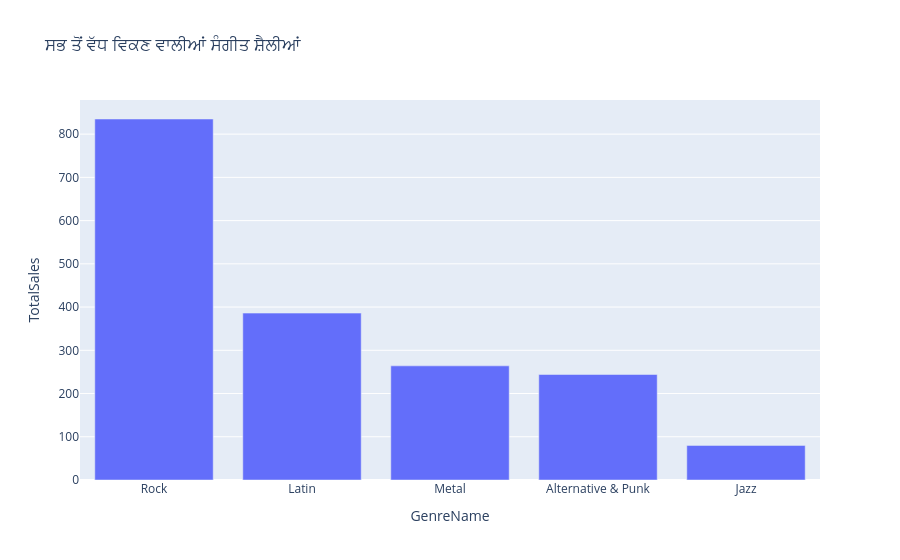

Here is the notebook cell this chart was saved with:
### Code cell
from plotly.io import from_json

fig = from_json(result["chart_json"])
fig

### Figure 1 — Plotly figure (JSON) as saved in the notebook; plotly's stock layout.template omitted (floating-point values rounded to 4 significant figures)
{"data": [{"hovertemplate": "GenreName=%{x}<br>TotalSales=%{y}<extra></extra>", "legendgroup": "", "marker": {"color": "#636efa", "pattern": {"shape": ""}}, "name": "", "orientation": "v", "showlegend": false, "textposition": "auto", "type": "bar", "x": ["Rock", "Latin", "Metal", "Alternative & Punk", "Jazz"], "xaxis": "x", "y": [835, 386, 264, 244, 80], "yaxis": "y"}], "layout": {"barmode": "relative", "legend": {"tracegroupgap": 0}, "title": {"text": "ਸਭ ਤੋਂ ਵੱਧ ਵਿਕਣ ਵਾਲੀਆਂ ਸੰਗੀਤ ਸ਼ੈਲੀਆਂ"}, "xaxis": {"anchor": "y", "domain": [0, 1], "title": {"text": "GenreName"}}, "yaxis": {"anchor": "x", "domain": [0, 1], "title": {"text": "TotalSales"}}}}
